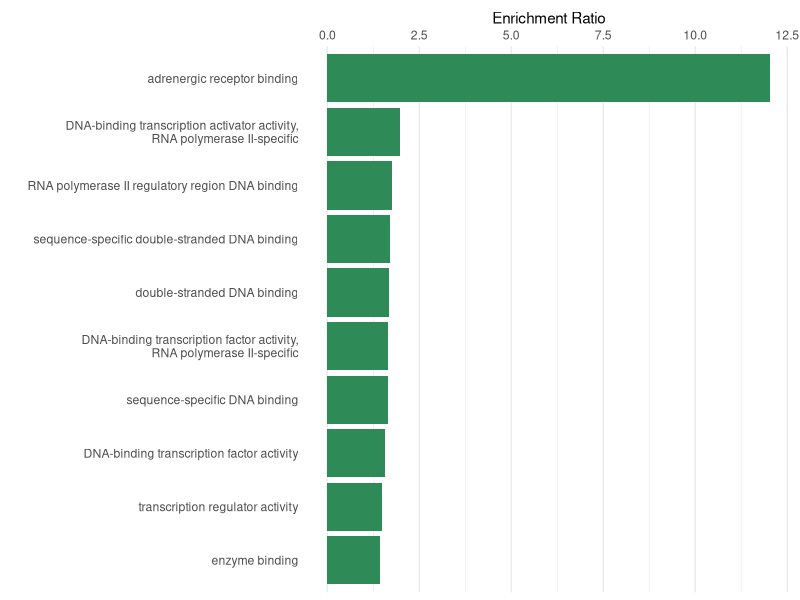

Recreate this plot in R.

library(tidyverse)

setwd('/Users/perryb/Dropbox/CastoeLabFolder/projects/CVV_Gene_Regulation/ChIPseq/SuperEnhancers/SEtoGene_Association/Characterization/_NewGOAnalysis_10.28.19/MolFuncResults/')

mfRes <- read_delim('enrichment_results_wg_result1572292198.txt',delim='\t') %>% 
  mutate(description=str_replace_all(description,', ',',\n'))

ggplot(mfRes,aes(x=reorder(description, enrichmentRatio),y=enrichmentRatio))+
  geom_bar(stat='identity',fill='seagreen') +
  xlab('')+
  ylab('Enrichment Ratio')+
  scale_y_continuous(position = 'right')+
  coord_flip() +
  theme_minimal() +
  theme(panel.grid.major.y = element_blank())

